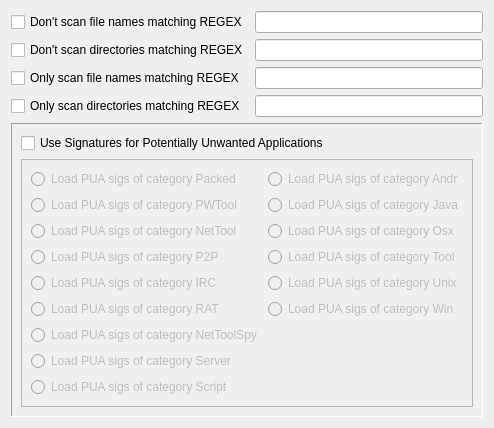
     <widget class="QWidget" name="wizardPage_7">
      <layout class="QGridLayout" name="gridLayout_12">
       <item row="0" column="1">
        <widget class="QLineEdit" name="pwdontScanFileNameLineEdit"/>
       </item>
       <item row="1" column="0">
        <widget class="QCheckBox" name="pwdontScanDirCheckBox">
         <property name="text">
          <string>Don't scan directories matching REGEX</string>
         </property>
        </widget>
       </item>
       <item row="0" column="0">
        <widget class="QCheckBox" name="pwdontScanFileNameCheckBox">
         <property name="text">
          <string>Don't scan file names matching REGEX</string>
         </property>
        </widget>
       </item>
       <item row="2" column="1">
        <widget class="QLineEdit" name="pwonlyScanFileNameLineEdit"/>
       </item>
       <item row="4" column="0" colspan="2">
        <widget class="QFrame" name="frame_3">
         <property name="frameShape">
          <enum>QFrame::Panel</enum>
         </property>
         <property name="frameShadow">
          <enum>QFrame::Sunken</enum>
         </property>
         <layout class="QGridLayout" name="gridLayout_10">
          <item row="1" column="0">
           <widget class="QFrame" name="pwPUAFrame">
            <property name="enabled">
             <bool>false</bool>
            </property>
            <property name="frameShape">
             <enum>QFrame::StyledPanel</enum>
            </property>
            <property name="frameShadow">
             <enum>QFrame::Raised</enum>
            </property>
            <layout class="QGridLayout" name="gridLayout_11">
             <item row="1" column="0">
              <widget class="QRadioButton" name="pwloadPUAPWToolRadioButton">
               <property name="text">
                <string>Load PUA sigs of category PWTool</string>
               </property>
               <property name="autoExclusive">
                <bool>false</bool>
               </property>
               <attribute name="buttonGroup">
                <string notr="true">buttonGroup_2</string>
               </attribute>
              </widget>
             </item>
             <item row="6" column="0">
              <widget class="QRadioButton" name="pwloadPUANetToolSpyRadioButton">
               <property name="text">
                <string>Load PUA sigs of category NetToolSpy</string>
               </property>
               <property name="autoExclusive">
                <bool>false</bool>
               </property>
               <attribute name="buttonGroup">
                <string notr="true">buttonGroup_7</string>
               </attribute>
              </widget>
             </item>
             <item row="2" column="0">
              <widget class="QRadioButton" name="pwloadPUANetToolRadioButton">
               <property name="text">
                <string>Load PUA sigs of category NetTool</string>
               </property>
               <property name="checked">
                <bool>false</bool>
               </property>
               <property name="autoExclusive">
                <bool>false</bool>
               </property>
               <attribute name="buttonGroup">
                <string notr="true">buttonGroup_3</string>
               </attribute>
              </widget>
             </item>
             <item row="4" column="0">
              <widget class="QRadioButton" name="pwloadPUAIRCRadioButton">
               <property name="text">
                <string>Load PUA sigs of category IRC</string>
               </property>
               <property name="autoExclusive">
                <bool>false</bool>
               </property>
               <attribute name="buttonGroup">
                <string notr="true">buttonGroup_5</string>
               </attribute>
              </widget>
             </item>
             <item row="5" column="0">
              <widget class="QRadioButton" name="pwloadPUARATRadioButton">
               <property name="text">
                <string>Load PUA sigs of category RAT</string>
               </property>
               <property name="autoExclusive">
                <bool>false</bool>
               </property>
               <attribute name="buttonGroup">
                <string notr="true">buttonGroup_6</string>
               </attribute>
              </widget>
             </item>
             <item row="3" column="0">
              <widget class="QRadioButton" name="pwloadPUAP2PRadioButton">
               <property name="text">
                <string>Load PUA sigs of category P2P</string>
               </property>
               <property name="autoExclusive">
                <bool>false</bool>
               </property>
               <attribute name="buttonGroup">
                <string notr="true">buttonGroup_4</string>
               </attribute>
              </widget>
             </item>
             <item row="7" column="0">
              <widget class="QRadioButton" name="pwloadPUAServerRadioButton">
               <property name="text">
                <string>Load PUA sigs of category Server</string>
               </property>
               <property name="autoExclusive">
                <bool>false</bool>
               </property>
               <attribute name="buttonGroup">
                <string notr="true">buttonGroup_8</string>
               </attribute>
              </widget>
             </item>
             <item row="8" column="0">
              <widget class="QRadioButton" name="pwloadPUAScriptRadioButton">
               <property name="text">
                <string>Load PUA sigs of category Script</string>
               </property>
               <property name="checked">
                <bool>false</bool>
               </property>
               <property name="autoExclusive">
                <bool>false</bool>
               </property>
               <attribute name="buttonGroup">
                <string notr="true">buttonGroup_9</string>
               </attribute>
              </widget>
             </item>
             <item row="0" column="0">
              <widget class="QRadioButton" name="pwloadPUAPackedRadioButon">
               <property name="text">
                <string>Load PUA sigs of category Packed</string>
               </property>
               <property name="checked">
                <bool>false</bool>
               </property>
               <property name="autoExclusive">
                <bool>false</bool>
               </property>
               <attribute name="buttonGroup">
                <string notr="true">buttonGroup</string>
               </attribute>
              </widget>
             </item>
             <item row="0" column="1">
              <widget class="QRadioButton" name="pwloadPUAAndrRadioButton">
               <property name="text">
                <string>Load PUA sigs of category Andr</string>
               </property>
               <property name="autoExclusive">
                <bool>false</bool>
               </property>
              </widget>
             </item>
             <item row="1" column="1">
              <widget class="QRadioButton" name="pwloadPUAJavaRadioButton">
               <property name="text">
                <string>Load PUA sigs of category Java</string>
               </property>
               <property name="autoExclusive">
                <bool>false</bool>
               </property>
              </widget>
             </item>
             <item row="2" column="1">
              <widget class="QRadioButton" name="pwloadPUAOsxRadioButton">
               <property name="text">
                <string>Load PUA sigs of category Osx</string>
               </property>
               <property name="autoExclusive">
                <bool>false</bool>
               </property>
              </widget>
             </item>
             <item row="3" column="1">
              <widget class="QRadioButton" name="pwloadPUAToolRadioButton">
               <property name="text">
                <string>Load PUA sigs of category Tool</string>
               </property>
               <property name="autoExclusive">
                <bool>false</bool>
               </property>
              </widget>
             </item>
             <item row="4" column="1">
              <widget class="QRadioButton" name="pwloadPUAUnixRadioButton">
               <property name="text">
                <string>Load PUA sigs of category Unix</string>
               </property>
               <property name="autoExclusive">
                <bool>false</bool>
               </property>
              </widget>
             </item>
             <item row="5" column="1">
              <widget class="QRadioButton" name="pwloadPUAWinRadioButton">
               <property name="text">
                <string>Load PUA sigs of category Win</string>
               </property>
               <property name="autoExclusive">
                <bool>false</bool>
               </property>
              </widget>
             </item>
            </layout>
           </widget>
          </item>
          <item row="0" column="0">
           <widget class="QCheckBox" name="pwenablePUACheckBox">
            <property name="text">
             <string>Use Signatures for Potentially Unwanted Applications</string>
            </property>
           </widget>
          </item>
         </layout>
        </widget>
       </item>
       <item row="3" column="1">
        <widget class="QLineEdit" name="pwonlyScanDirLineEdit"/>
       </item>
       <item row="1" column="1">
        <widget class="QLineEdit" name="pwdontScanDirLineEdit"/>
       </item>
       <item row="2" column="0">
        <widget class="QCheckBox" name="pwonlyScanFileNameCheckBox">
         <property name="text">
          <string>Only scan file names matching REGEX</string>
         </property>
        </widget>
       </item>
       <item row="3" column="0">
        <widget class="QCheckBox" name="pwonlyScanDirCheckBox">
         <property name="text">
          <string>Only scan directories matching REGEX</string>
         </property>
        </widget>
       </item>
      </layout>
     </widget>
